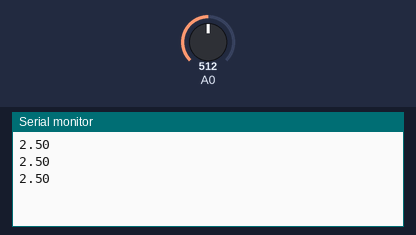
This sketch was run on a simulated Arduino Uno, built with avr-gcc and run on an emulated ATmega328P. On the bench: the last lines printed to the serial monitor. The inputs (shaded band) are chosen by the test bench; at power-on: A0 = 512.

Above: at 1.3 s.
1.4 s: A0 set to 716
At 1.9 s:
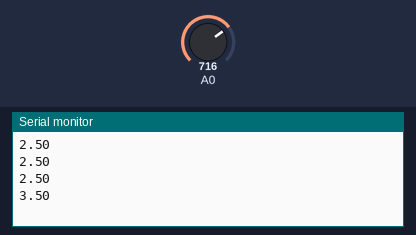
2.9 s: A0 set to 900
At 3.4 s:
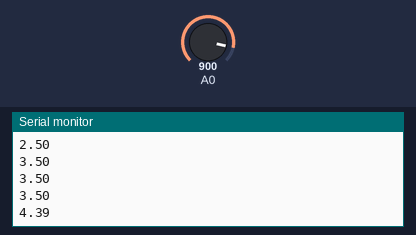
Timing chart, 0 to 5.9 s (numbered marks = the images above; inputs shaded):
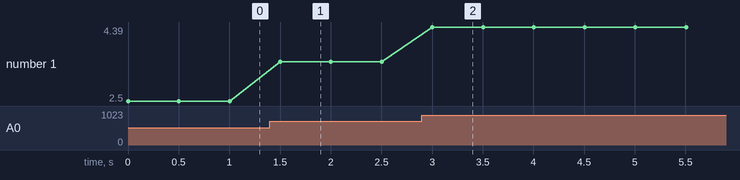

The sketch:

Calibrar_PH.ino
```cpp
// Código para calibração
// Converte valor analógico em tensão

int entrada_A0;
float tensao;

void setup()  {
  Serial.begin(9600);
}

void loop() {
  entrada_A0 = analogRead(A0);
  tensao = (entrada_A0 * 5.0) / 1024.0;
  Serial.println(tensao);
  delay(500);
}
```

Measured:
- after the input at 1.4 s, the serial monitor: prints a new line after 0.10 s (image 1)
- after the input at 2.9 s, the serial monitor: prints a new line after 0.10 s (image 2)
- plotted number 1: 2.5 → 3.5 after the input at 1.4 s, 3.5 → 4.39 after the input at 2.9 s
